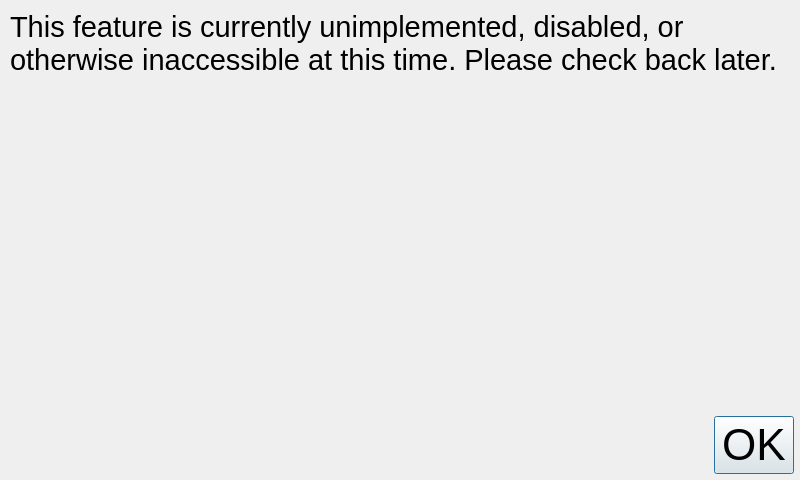
<?xml version="1.0" encoding="UTF-8"?>
<ui version="4.0">
 <class>NotYetImplementedDialog</class>
 <widget class="QDialog" name="NotYetImplementedDialog">
  <property name="geometry">
   <rect>
    <x>0</x>
    <y>0</y>
    <width>800</width>
    <height>480</height>
   </rect>
  </property>
  <property name="windowTitle">
   <string>Not Yet Implemented</string>
  </property>
  <layout class="QVBoxLayout" name="verticalLayout">
   <property name="spacing">
    <number>3</number>
   </property>
   <property name="margin">
    <number>6</number>
   </property>
   <item>
    <widget class="QTextBrowser" name="textBrowser">
     <property name="palette">
      <palette>
       <active>
        <colorrole role="Base">
         <brush brushstyle="SolidPattern">
          <color alpha="0">
           <red>255</red>
           <green>255</green>
           <blue>255</blue>
          </color>
         </brush>
        </colorrole>
       </active>
       <inactive>
        <colorrole role="Base">
         <brush brushstyle="SolidPattern">
          <color alpha="0">
           <red>255</red>
           <green>255</green>
           <blue>255</blue>
          </color>
         </brush>
        </colorrole>
       </inactive>
       <disabled>
        <colorrole role="Base">
         <brush brushstyle="SolidPattern">
          <color alpha="255">
           <red>212</red>
           <green>208</green>
           <blue>200</blue>
          </color>
         </brush>
        </colorrole>
       </disabled>
      </palette>
     </property>
     <property name="frameShape">
      <enum>QFrame::NoFrame</enum>
     </property>
     <property name="html">
      <string>&lt;!DOCTYPE HTML PUBLIC &quot;-//W3C//DTD HTML 4.0//EN&quot; &quot;http://www.w3.org/TR/REC-html40/strict.dtd&quot;&gt;
&lt;html&gt;&lt;head&gt;&lt;meta name=&quot;qrichtext&quot; content=&quot;1&quot; /&gt;&lt;style type=&quot;text/css&quot;&gt;
p, li { white-space: pre-wrap; }
&lt;/style&gt;&lt;/head&gt;&lt;body style=&quot; font-family:'Ubuntu'; font-size:11pt; font-weight:400; font-style:normal;&quot;&gt;
&lt;p style=&quot; margin-top:0px; margin-bottom:0px; margin-left:0px; margin-right:0px; -qt-block-indent:0; text-indent:0px;&quot;&gt;&lt;span style=&quot; font-family:'Lucida Grande'; font-size:22pt;&quot;&gt;This feature is currently unimplemented, disabled, or otherwise inaccessible at this time. Please check back later.&lt;/span&gt;&lt;/p&gt;&lt;/body&gt;&lt;/html&gt;</string>
     </property>
    </widget>
   </item>
   <item>
    <widget class="QDialogButtonBox" name="buttonBox">
     <property name="font">
      <font>
       <pointsize>33</pointsize>
      </font>
     </property>
     <property name="orientation">
      <enum>Qt::Horizontal</enum>
     </property>
     <property name="standardButtons">
      <set>QDialogButtonBox::Ok</set>
     </property>
    </widget>
   </item>
  </layout>
 </widget>
 <resources/>
 <connections>
  <connection>
   <sender>buttonBox</sender>
   <signal>accepted()</signal>
   <receiver>NotYetImplementedDialog</receiver>
   <slot>accept()</slot>
   <hints>
    <hint type="sourcelabel">
     <x>248</x>
     <y>254</y>
    </hint>
    <hint type="destinationlabel">
     <x>157</x>
     <y>274</y>
    </hint>
   </hints>
  </connection>
  <connection>
   <sender>buttonBox</sender>
   <signal>rejected()</signal>
   <receiver>NotYetImplementedDialog</receiver>
   <slot>reject()</slot>
   <hints>
    <hint type="sourcelabel">
     <x>316</x>
     <y>260</y>
    </hint>
    <hint type="destinationlabel">
     <x>286</x>
     <y>274</y>
    </hint>
   </hints>
  </connection>
 </connections>
</ui>
